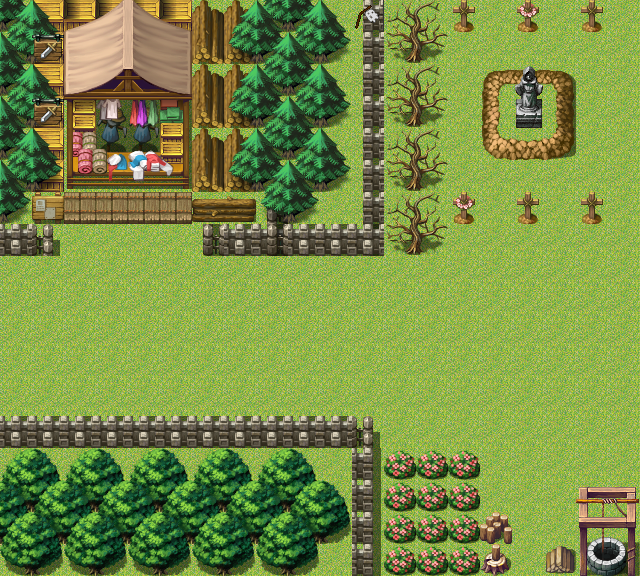

This is a level from a 2D game, rendered from its Tiled map with the project's own tilesets. A one-line summary and the map file follow, with tile-layer data summarised:
An orthogonal 20x18 tile map with 32x32 px tiles, 4 tile layers (Tile Layer 1, Tile Layer 3, Tile Layer 2, Tile Layer 4), 3 tilesets.

<map version="1.0" orientation="orthogonal" width="20" height="18" tilewidth="32" tileheight="32">
 <tileset firstgid="1" source="../PirateAdventure/Works/stf.tsx" />
 <tileset firstgid="193" source="../PirateAdventure/Works/tiles.tsx" />
 <tileset firstgid="457" source="../PirateAdventure/Works/sjnKb.tsx" />
 <layer name="Tile Layer 1" width="20" height="18">
  <data>[360 cells, 360 non-empty, 1 distinct tile ids]</data>
 </layer>
 <layer name="Tile Layer 3" width="20" height="18">
  <data>[360 cells, 68 non-empty, 28 distinct tile ids]</data>
 </layer>
 <layer name="Tile Layer 2" width="20" height="18">
  <data>[360 cells, 157 non-empty, 60 distinct tile ids]</data>
 </layer>
 <layer name="Tile Layer 4" width="20" height="18">
  <data>[360 cells, 6 non-empty, 2 distinct tile ids]</data>
 </layer>
</map>
